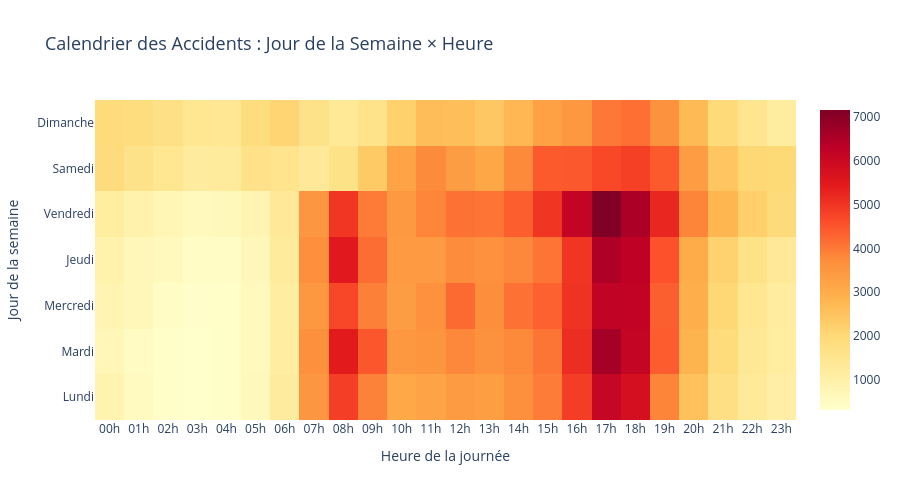

Notebook code for this chart:
### Code cell
# Visualisation : Heatmap calendrier
if not df_calendrier.empty:
    # Pivot pour la heatmap
    pivot_cal = df_calendrier.pivot(index='jour_semaine', columns='heure', values='nb_accidents')
    
    # Réordonner les jours
    jours_ordre = ['Lundi', 'Mardi', 'Mercredi', 'Jeudi', 'Vendredi', 'Samedi', 'Dimanche']
    pivot_cal = pivot_cal.reindex(jours_ordre)
    
    fig = go.Figure(data=go.Heatmap(
        z=pivot_cal.values,
        x=[f"{h:02d}h" for h in pivot_cal.columns],
        y=pivot_cal.index,
        colorscale='YlOrRd',
        hoverongaps=False,
        hovertemplate='<b>%{y}</b> à <b>%{x}</b><br>Accidents: %{z:,}<extra></extra>'
    ))
    
    fig.update_layout(
        title={
            'text': 'Calendrier des Accidents : Jour de la Semaine × Heure',
            'font': {'size': 18}
        },
        xaxis_title='Heure de la journée',
        yaxis_title='Jour de la semaine',
        height=500,
        template='plotly_white',
        font=dict(size=12)
    )
    
    fig.show()

### Figure 1 — Plotly figure (JSON) as saved in the notebook; plotly's stock layout.template omitted (floating-point values rounded to 4 significant figures; data arrays with more than 128 entries replaced by an {"elided": "..."} marker saying what was removed)
{"data": [{"colorscale": [[0, "rgb(255,255,204)"], [0.125, "rgb(255,237,160)"], [0.25, "rgb(254,217,118)"], [0.375, "rgb(254,178,76)"], [0.5, "rgb(253,141,60)"], [0.625, "rgb(252,78,42)"], [0.75, "rgb(227,26,28)"], [0.875, "rgb(189,0,38)"], [1, "rgb(128,0,38)"]], "hoverongaps": false, "hovertemplate": "<b>%{y}</b> à <b>%{x}</b><br>Accidents: %{z:,}<extra></extra>", "type": "heatmap", "x": ["00h", "01h", "02h", "03h", "04h", "05h", "06h", "07h", "08h", "09h", "10h", "11h", "12h", "13h", "14h", "15h", "16h", "17h", "18h", "19h", "20h", "21h", "22h", "23h"], "y": ["Lundi", "Mardi", "Mercredi", "Jeudi", "Vendredi", "Samedi", "Dimanche"], "z": {"elided": "7x24 int values"}}], "layout": {"font": {"size": 12}, "height": 500, "title": {"font": {"size": 18}, "text": "Calendrier des Accidents : Jour de la Semaine × Heure"}, "xaxis": {"title": {"text": "Heure de la journée"}}, "yaxis": {"title": {"text": "Jour de la semaine"}}}}
